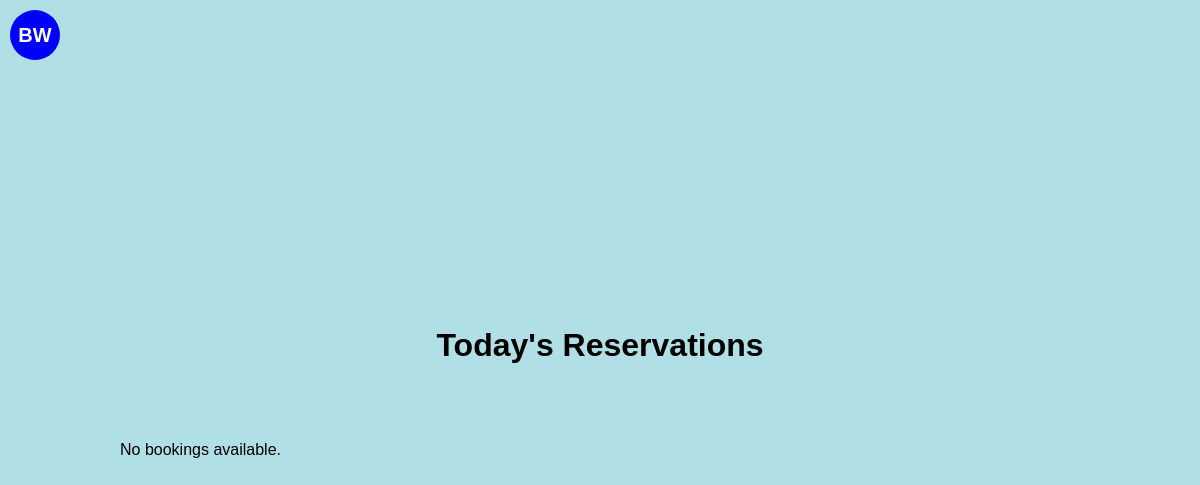
Before: / with the older database file.
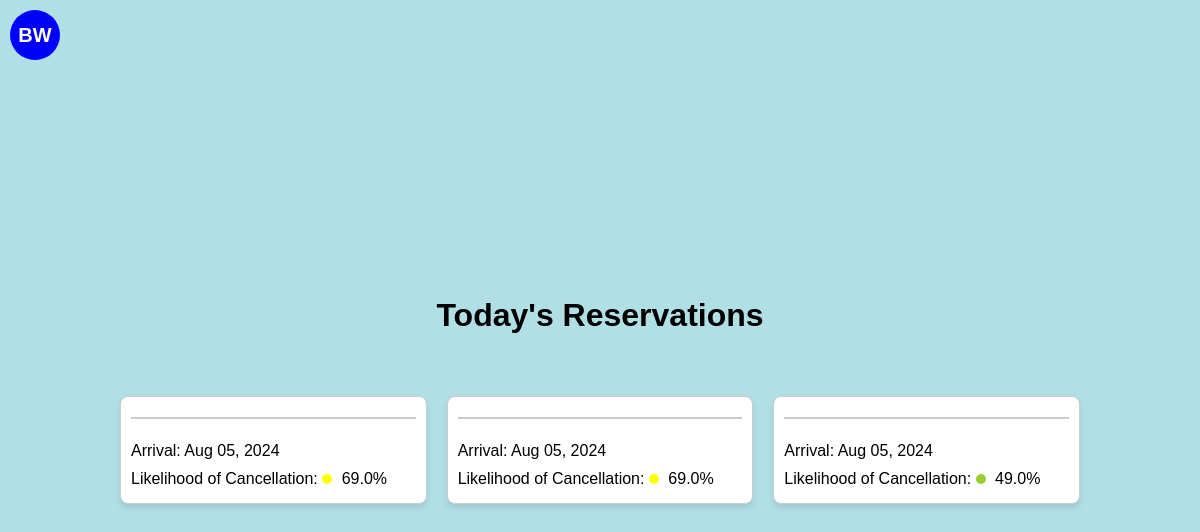
After: the same page with the newer database file.
### cancellationPredictor/models.py (models this page shows, shortened)
class Booking(models.Model):
    month_of_booking = models.IntegerField()
    day_of_booking = models.IntegerField()
    weekday_of_booking = models.IntegerField()
    month_of_arrival = models.IntegerField()
    day_of_arrival = models.IntegerField()
    weekday_of_arrival = models.IntegerField()
    num_of_nights = models.IntegerField()
    is_repeated_guest = models.BooleanField()
    previous_stays = models.IntegerField()
    previous_cancellations = models.IntegerField()
    booking_to_arrival_duration = models.IntegerField()
    rate = models.DecimalField(max_digits=10, decimal_places=2)  # Assuming 'Rate' needs to handle decimals
    override = models.DecimalField(max_digits=10, decimal_places=2)  # Assuming 'Override' is a monetary value
    probability = models.DecimalField(max_digits=10, decimal_places=6)  # Storing probabilities with precision
    prediction = models.BooleanField()  # Assuming prediction is a binary outcome (True/False)
    guest_name = models.TextField()  # Adjust max_length as needed
    date_booking_made = models.DateField()
    scheduled_arrival = models.DateField()

### cancellationPredictor/views.py (the view)
# urls.py: path('', BookingListView.as_view(), name='booking-list'),
class BookingListView(ListView):
    model = Booking
    template_name = 'cancellationPredictor/booking_list.html'
    context_object_name = 'bookings'
    def get_queryset(self):
        today = timezone.localdate()
        today_arrivals = Booking.objects.filter(scheduled_arrival=today)
        fake = Faker()  # Create a Faker generator instance
        for booking in today_arrivals:
            booking.guest_name = fake.name()
        return today_arrivals

### cancellationPredictor/templatetags/custom_filters.py (called while the page is built)
@register.filter(name='multiply')
def multiply(value, arg):
    try:
        return float(value) * float(arg)
    except (ValueError, TypeError):
        return ''  # You might choose to handle the error differently.

### templates/cancellationPredictor/booking_list.html (shortened to what this page needs)
{% load custom_filters %}
<!DOCTYPE html>
<html>
<head>
</head>
<body>
    <div id="logo">BW</div>
    <h1>Today's Reservations</h1>
    <div class="grid-container">
        {% for booking in bookings %}
        <div class="card">
            <h3>{{ booking.guest_name }}</h3>
            <p>Arrival: {{ booking.scheduled_arrival|date:"M d, Y" }}</p>
            <p>Likelihood of Cancellation:
                <span class="probability-circle" style="background-color:
                    {% if booking.probability|multiply:100 < 25 %}
                        green
                    {% elif booking.probability|multiply:100 < 50 %}
                        yellowgreen
                    {% elif booking.probability|multiply:100 < 75 %}
                        yellow
                    {% else %}
                        red
                    {% endif %};
                "></span>
                {{ booking.probability|floatformat:2|multiply:100 }}%
            </p>
        </div>
        {% empty %}
        <p>No bookings available.</p>
        {% endfor %}
    </div>
</body>
</html>

### templates/cancellationPredictor/booking_list.html (style rules this page uses)
body { display: flex; flex-direction: column; align-items: center; justify-content: center; min-height: 100vh; margin: 0; font-family: Arial, sans-serif; background-color: #B0E0E6; }
#logo { position: absolute; top: 10px; left: 10px; width: 50px; height: 50px; background-color: #0000FF; border-radius: 50%; display: flex; justify-content: center; align-items: center; color: white; font-weight: bold; font-size: 20px; }
.grid-container { display: grid; grid-template-columns: repeat(auto-fill, minmax(250px, 1fr)); grid-gap: 20px; padding: 20px; width: 80%; max-width: 1000px; margin-top: 20px; }
.card { background-color: #FFFFFF; border: 1px solid #ccc; border-radius: 8px; box-shadow: 0 4px 6px rgba(0,0,0,0.1); padding: 10px; display: flex; flex-direction: column; justify-content: space-between; }
.card h3 { margin-top: 0; color: #333; border-bottom: 2px solid #ccc; padding-bottom: 10px; }
.card p { margin: 5px 0; }
.probability-circle { height: 10px; width: 10px; border-radius: 50%; display: inline-block; margin-right: 5px; }

Changed rows visible on the page:
added Booking: scheduled_arrival "Aug 05, 2024", probability|multiply "69.0"
added Booking: scheduled_arrival "Aug 05, 2024", probability|multiply "69.0"
added Booking: scheduled_arrival "Aug 05, 2024", probability|multiply "49.0"
Other visible differences:
text no longer shown: "No bookings available."
